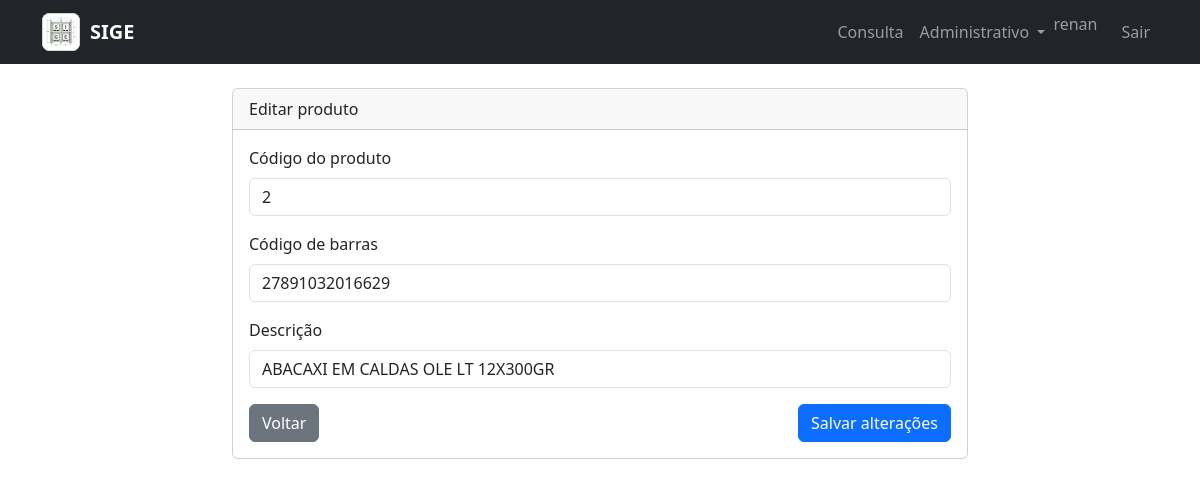
Page /admin/produtos/editar/2 (signed in) on the committed database.
### app/models/produto.py (models this page shows)
class Produto(db.Model):
    __tablename__ = "produto"
    id = db.Column(
        db.Integer,
        primary_key=True
    )
    codigo = db.Column(
        db.Integer,
        nullable=False,
        unique=True
    )
    codigo_barras = db.Column(
        db.String(30),
        nullable=True,
        unique=True
    )
    descricao = db.Column(
        db.String(200),
        nullable=False
    )
    ativo = db.Column(
        db.Boolean,
        default=True
    )
    data_cadastro = db.Column(
        db.DateTime,
        default=datetime.utcnow
    )
    enderecos = db.relationship(
        "ProdutoEndereco",
        backref="produto",
        lazy=True,
        cascade="all, delete-orphan"
    )

### app/routes/produto.py (the view, shortened to what this page needs)
@produto_bp.route("/editar/<int:id>", methods=["GET", "POST"])
def editar(id):
    produto = Produto.query.get_or_404(id)
    return render_template(
        "produto/form.html",
        produto=produto
    )

### app/templates/produto/form.html (shortened to what this page needs)
{% extends "base.html" %}
{% block content %}
<div class="row justify-content-center">
    <div class="col-lg-8">
        <div class="card">
            <div class="card-header">
                {% if produto %}
                    Editar produto
                {% else %}
                    Cadastrar produto
                {% endif %}
            </div>
            <div class="card-body">
                <form method="POST">
                    <div class="mb-3">
                        <label
                            for="codigo"
                            class="form-label">
                            Código do produto
                        </label>
                        <input
                            type="number"
                            class="form-control"
                            id="codigo"
                            name="codigo"
                            min="1"
                            required
                            value="{{ produto.codigo if produto else '' }}">
                    </div>
                    <div class="mb-3">
                        <label
                            for="codigo_barras"
                            class="form-label">
                            Código de barras
                        </label>
                        <input
                            type="text"
                            class="form-control"
                            id="codigo_barras"
                            name="codigo_barras"
                            maxlength="30"
                            required
                            value="{{ produto.codigo_barras if produto else '' }}">
                    </div>
                    <div class="mb-3">
                        <label
                            for="descricao"
                            class="form-label">
                            Descrição
                        </label>
                        <input
                            type="text"
                            class="form-control"
                            id="descricao"
                            name="descricao"
                            maxlength="200"
                            required
                            value="{{ produto.descricao if produto else '' }}">
                    </div>
                    <div class="d-flex justify-content-between">
                        <a
                            href="{{ url_for('produto.listar') }}"
                            class="btn btn-secondary">
                            Voltar
                        </a>
                        <button
                            type="submit"
                            class="btn btn-primary">
                            {% if produto %}
                                Salvar alterações
                            {% else %}
                                Cadastrar produto
                            {% endif %}
                        </button>
                    </div>
                </form>
            </div>
        </div>
    </div>
</div>
{% endblock %}

### rows in the picture
Produto: codigo "2", codigo_barras "27891032016629", descricao "ABACAXI EM CALDAS OLE LT 12X300GR"

### other values in the picture
{{ session.get("usuario_nome") }} "renan"
